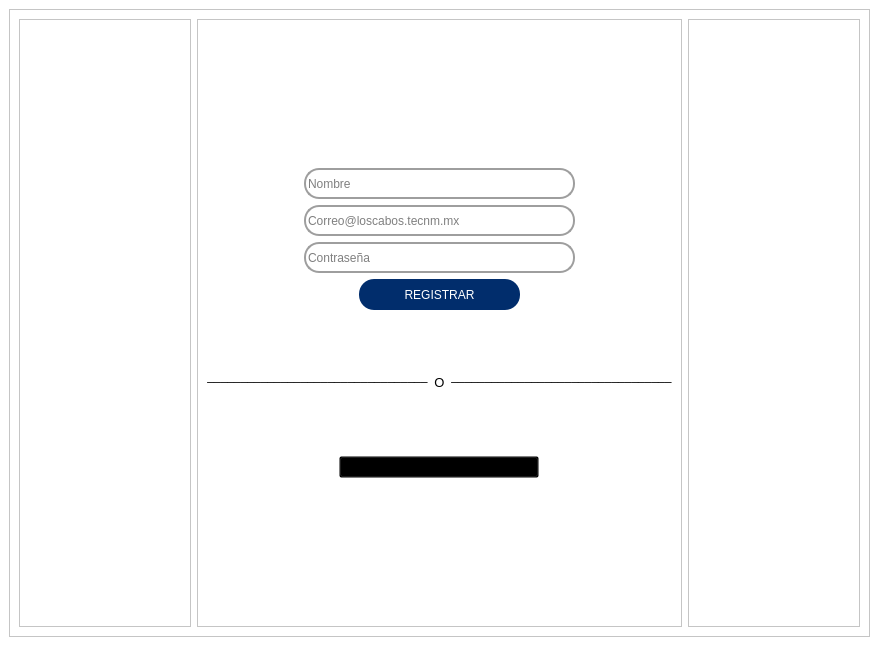
<?xml version="1.0" encoding="UTF-8"?>
<ui version="4.0">
 <class>MainWindowRegistro</class>
 <widget class="QMainWindow" name="MainWindowRegistro">
  <property name="geometry">
   <rect>
    <x>0</x>
    <y>0</y>
    <width>879</width>
    <height>646</height>
   </rect>
  </property>
  <property name="windowTitle">
   <string>Registro</string>
  </property>
  <property name="windowIcon">
   <iconset>
    <normaloff>../img/298809902_539628011298194_5839572564237821349_n.png</normaloff>../img/298809902_539628011298194_5839572564237821349_n.png</iconset>
  </property>
  <property name="styleSheet">
   <string notr="true">background-color: rgb(255, 255, 255);</string>
  </property>
  <widget class="QWidget" name="centralwidget">
   <layout class="QGridLayout" name="gridLayout_2">
    <item row="0" column="0">
     <layout class="QGridLayout" name="gridLayout">
      <property name="spacing">
       <number>0</number>
      </property>
      <item row="0" column="1">
       <widget class="QFrame" name="frame">
        <property name="styleSheet">
         <string notr="true">background-color: rgb(255, 0, 0);
background-color: rgb(255, 255, 255);</string>
        </property>
        <property name="frameShape">
         <enum>QFrame::StyledPanel</enum>
        </property>
        <property name="frameShadow">
         <enum>QFrame::Raised</enum>
        </property>
        <layout class="QHBoxLayout" name="horizontalLayout_2">
         <item>
          <widget class="QFrame" name="frame_4">
           <property name="styleSheet">
            <string notr="true">background-color: rgb(255, 255, 255);</string>
           </property>
           <property name="frameShape">
            <enum>QFrame::StyledPanel</enum>
           </property>
           <property name="frameShadow">
            <enum>QFrame::Raised</enum>
           </property>
           <layout class="QVBoxLayout" name="verticalLayout">
            <item>
             <widget class="QLabel" name="label">
              <property name="maximumSize">
               <size>
                <width>100</width>
                <height>45</height>
               </size>
              </property>
              <property name="text">
               <string/>
              </property>
              <property name="pixmap">
               <pixmap>../img/LOGO_TECNM_AZUL-1024x437.png</pixmap>
              </property>
              <property name="scaledContents">
               <bool>true</bool>
              </property>
              <property name="wordWrap">
               <bool>false</bool>
              </property>
             </widget>
            </item>
            <item>
             <widget class="QLabel" name="label_2">
              <property name="text">
               <string/>
              </property>
             </widget>
            </item>
           </layout>
          </widget>
         </item>
         <item>
          <widget class="QFrame" name="frame_3">
           <property name="sizePolicy">
            <sizepolicy hsizetype="Maximum" vsizetype="Preferred">
             <horstretch>0</horstretch>
             <verstretch>0</verstretch>
            </sizepolicy>
           </property>
           <property name="styleSheet">
            <string notr="true">background-color: rgb(255, 255, 255);</string>
           </property>
           <property name="frameShape">
            <enum>QFrame::StyledPanel</enum>
           </property>
           <property name="frameShadow">
            <enum>QFrame::Raised</enum>
           </property>
           <layout class="QVBoxLayout" name="verticalLayout_2">
            <item>
             <widget class="QLabel" name="label_3">
              <property name="maximumSize">
               <size>
                <width>400</width>
                <height>260</height>
               </size>
              </property>
              <property name="text">
               <string/>
              </property>
              <property name="pixmap">
               <pixmap>../img/title.jpg</pixmap>
              </property>
              <property name="scaledContents">
               <bool>true</bool>
              </property>
              <property name="wordWrap">
               <bool>false</bool>
              </property>
             </widget>
            </item>
            <item>
             <layout class="QHBoxLayout" name="horizontalLayout">
              <item>
               <widget class="QLineEdit" name="input_Nombre_Reg_2">
                <property name="enabled">
                 <bool>true</bool>
                </property>
                <property name="maximumSize">
                 <size>
                  <width>271</width>
                  <height>31</height>
                 </size>
                </property>
                <property name="styleSheet">
                 <string notr="true">QLineEdit{
	
	font: 9pt &quot;MS Sans Serif&quot;;
	border: 2px solid rgb(158, 158, 158);
	border-radius: 15px;
	
}</string>
                </property>
                <property name="maxLength">
                 <number>90</number>
                </property>
                <property name="placeholderText">
                 <string>Nombre</string>
                </property>
               </widget>
              </item>
             </layout>
            </item>
            <item>
             <layout class="QHBoxLayout" name="horizontalLayout_4">
              <item>
               <widget class="QLineEdit" name="input_Email_Reg">
                <property name="enabled">
                 <bool>true</bool>
                </property>
                <property name="maximumSize">
                 <size>
                  <width>271</width>
                  <height>31</height>
                 </size>
                </property>
                <property name="styleSheet">
                 <string notr="true">QLineEdit{
	
	font: 9pt &quot;MS Sans Serif&quot;;
	border: 2px solid rgb(158, 158, 158);
	border-radius: 15px;
	
}</string>
                </property>
                <property name="placeholderText">
                 <string>Correo@loscabos.tecnm.mx</string>
                </property>
               </widget>
              </item>
             </layout>
            </item>
            <item>
             <layout class="QHBoxLayout" name="horizontalLayout_5">
              <item>
               <widget class="QLineEdit" name="input_Password_Reg">
                <property name="enabled">
                 <bool>true</bool>
                </property>
                <property name="maximumSize">
                 <size>
                  <width>271</width>
                  <height>31</height>
                 </size>
                </property>
                <property name="styleSheet">
                 <string notr="true">QLineEdit{
	
	font: 9pt &quot;MS Sans Serif&quot;;
	border: 2px solid rgb(158, 158, 158);
	border-radius: 15px;
	
}</string>
                </property>
                <property name="echoMode">
                 <enum>QLineEdit::Password</enum>
                </property>
                <property name="placeholderText">
                 <string>Contraseña</string>
                </property>
               </widget>
              </item>
             </layout>
            </item>
            <item>
             <layout class="QHBoxLayout" name="horizontalLayout_7">
              <item>
               <widget class="QPushButton" name="btn_Registrarme">
                <property name="maximumSize">
                 <size>
                  <width>161</width>
                  <height>31</height>
                 </size>
                </property>
                <property name="cursor">
                 <cursorShape>PointingHandCursor</cursorShape>
                </property>
                <property name="styleSheet">
                 <string notr="true">border-radius:15px;
font: 12pt &quot;MS Sans Serif&quot;;
color: rgb(255, 255, 255);
background-color: rgb(1, 45, 108);</string>
                </property>
                <property name="text">
                 <string>REGISTRAR</string>
                </property>
               </widget>
              </item>
             </layout>
            </item>
            <item>
             <layout class="QHBoxLayout" name="horizontalLayout_3">
              <item>
               <widget class="QLabel" name="label_6">
                <property name="text">
                 <string>&lt;html&gt;&lt;head/&gt;&lt;body&gt;&lt;p align=&quot;center&quot;&gt;_________________________________&lt;br/&gt;&lt;/p&gt;&lt;/body&gt;&lt;/html&gt;</string>
                </property>
               </widget>
              </item>
              <item>
               <widget class="QLabel" name="label_5">
                <property name="maximumSize">
                 <size>
                  <width>20</width>
                  <height>16</height>
                 </size>
                </property>
                <property name="styleSheet">
                 <string notr="true">font: 75 8pt &quot;MS Sans Serif&quot;;</string>
                </property>
                <property name="text">
                 <string>&lt;html&gt;&lt;head/&gt;&lt;body&gt;&lt;p align=&quot;center&quot;&gt;&lt;span style=&quot; font-size:10pt;&quot;&gt;O&lt;/span&gt;&lt;/p&gt;&lt;/body&gt;&lt;/html&gt;</string>
                </property>
               </widget>
              </item>
              <item>
               <widget class="QLabel" name="label_7">
                <property name="text">
                 <string>&lt;html&gt;&lt;head/&gt;&lt;body&gt;&lt;p align=&quot;center&quot;&gt;_________________________________&lt;br/&gt;&lt;/p&gt;&lt;/body&gt;&lt;/html&gt;</string>
                </property>
               </widget>
              </item>
             </layout>
            </item>
            <item>
             <layout class="QHBoxLayout" name="horizontalLayout_8">
              <item>
               <widget class="QPushButton" name="btn_irIniciarSesion">
                <property name="maximumSize">
                 <size>
                  <width>200</width>
                  <height>16777215</height>
                 </size>
                </property>
                <property name="cursor">
                 <cursorShape>PointingHandCursor</cursorShape>
                </property>
                <property name="styleSheet">
                 <string notr="true">background-color: transparent;
font: 75 11pt &quot;Calibri&quot;;</string>
                </property>
                <property name="text">
                 <string>¿Ya tienes cuenta? !Inicia sesión¡</string>
                </property>
               </widget>
              </item>
             </layout>
            </item>
            <item>
             <widget class="QLabel" name="label_4">
              <property name="maximumSize">
               <size>
                <width>16777215</width>
                <height>200</height>
               </size>
              </property>
              <property name="text">
               <string/>
              </property>
             </widget>
            </item>
           </layout>
          </widget>
         </item>
         <item>
          <widget class="QFrame" name="frame_2">
           <property name="styleSheet">
            <string notr="true">background-color: rgb(255, 255, 255);</string>
           </property>
           <property name="frameShape">
            <enum>QFrame::StyledPanel</enum>
           </property>
           <property name="frameShadow">
            <enum>QFrame::Raised</enum>
           </property>
          </widget>
         </item>
        </layout>
       </widget>
      </item>
     </layout>
    </item>
   </layout>
  </widget>
 </widget>
 <resources/>
 <connections/>
</ui>
